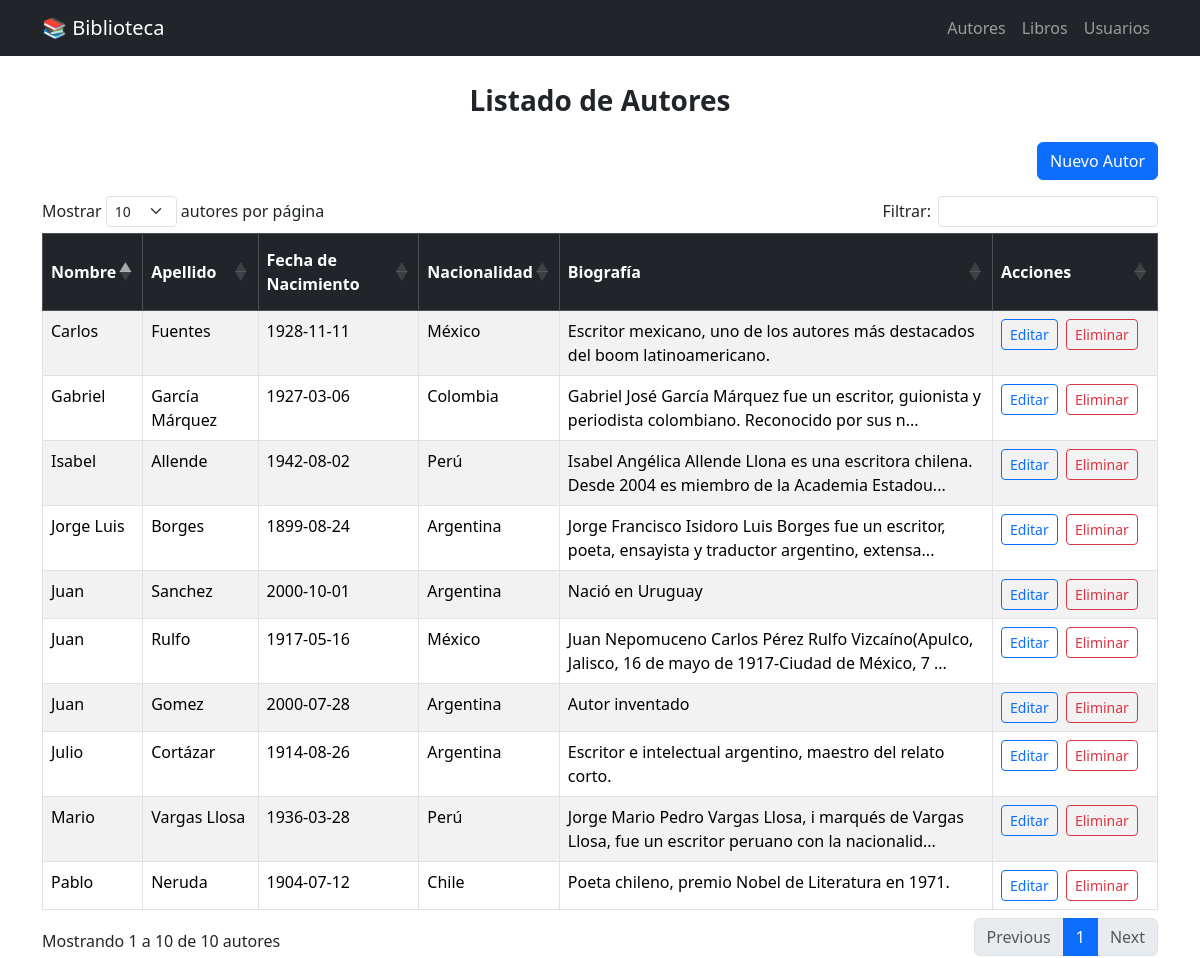
The app's page /autores with its own data.
### app/models/autores.py (models this page shows, shortened)
class Autor(Base):
    __tablename__ = 'autores'
    autor_id = Column(Integer, primary_key=True)
    nombre = Column(String)
    apellido = Column(String)
    fecha_nacimiento = Column(Date, nullable=True)
    nacionalidad_id = Column(Integer, ForeignKey('nacionalidad.nacionalidad_id'))
    biografia = Column(Text, nullable=True)
    nacionalidad = relationship("Nacionalidad", back_populates="autores")

### app/models/nacionalidades.py (models this page shows, shortened)
class Nacionalidad(Base):
    __tablename__ = 'nacionalidad'
    nacionalidad_id = Column(Integer, primary_key=True)
    sdes = Column(String)
    autores = relationship("Autor", back_populates="nacionalidad")

### app/frontend/autores.py (the view)
@router.get("/autores", response_class=HTMLResponse)
async def list_autores(request: Request):
    autores = db.get_todos()
    return templates.TemplateResponse("autores/list.html", {"request": request, "autores": autores})

### templates/autores/list.html (shortened to what this page needs)
{% extends "base.html" %}
{% block content %}
<h2 class="mb-4 text-center">Listado de Autores</h2>
<div class="mb-3 text-end">
    <a href="/autores/create" class="btn btn-primary">
         Nuevo Autor
    </a>
</div>
<table id="tabla-autores" class="table table-striped table-hover table-bordered">
    <thead class="table-dark">
        <tr>
            <th>Nombre</th>
            <th>Apellido</th>
            <th>Fecha de Nacimiento</th>
            <th>Nacionalidad</th>
            <th>Biografía</th>
            <th>Acciones</th>
        </tr>
    </thead>
    <tbody>
    {% for autor in autores %}
        <tr>
            <td>{{ autor.nombre }}</td>
            <td>{{ autor.apellido }}</td>
            <td>{{ autor.fecha_nacimiento.strftime('%Y-%m-%d') if autor.fecha_nacimiento else '' }}</td>
            <td>{{ autor.nacionalidad.sdes if autor.nacionalidad else '' }}</td>
            <td>{{ autor.biografia[:100] ~ ("..." if autor.biografia and autor.biografia|length > 100 else "") if autor.biografia else "" }}</td>
            <td>
                <a href="/autores/{{ autor.autor_id }}" class="btn btn-sm btn-outline-primary me-1">
                     Editar
                </a>
                <form method="post" action="/api/autores/{{ autor.autor_id }}/eliminar" class="d-inline" onsubmit="return confirm('¿Estás seguro que querés eliminar este autor?');">
                    <button type="submit" class="btn btn-sm btn-outline-danger">
                         Eliminar
                    </button>
                </form>
            </td>
        </tr>
    {% endfor %}
    </tbody>
</table>
{% endblock %}

### templates/base.html (shortened to what this page needs)
<!DOCTYPE html>
<html lang="es">
<head>
    <link href="https://cdn.jsdelivr.net/npm/bootstrap@5.3.2/dist/css/bootstrap.min.css" rel="stylesheet">
    <link rel="stylesheet" href="https://cdn.datatables.net/1.13.6/css/dataTables.bootstrap5.min.css">
    <link href="https://cdn.jsdelivr.net/npm/bootstrap@5.3.2/dist/css/bootstrap.min.css" rel="stylesheet">
    <link rel="stylesheet" href="https://cdn.datatables.net/1.13.6/css/dataTables.bootstrap5.min.css">
</head>
<body>
     {% include "navbar.html" %}
    <div class="container mt-4">
        {% block content %}{% endblock %}
    </div>
</body>
</html>

### templates/navbar.html (shortened to what this page needs)
    <nav class="navbar navbar-expand-lg navbar-dark bg-dark fixed-top">
        <div class="container">
            <a class="navbar-brand" href="/">📚 Biblioteca</a>
            <div class="collapse navbar-collapse" id="navbarContenido">
                <ul class="navbar-nav ms-auto">
                    <li class="nav-item"><a class="nav-link" href="/autores">Autores</a></li>
                    <li class="nav-item"><a class="nav-link" href="/libros">Libros</a></li>
                    <li class="nav-item"><a class="nav-link" href="/usuarios">Usuarios</a></li>
                </ul>
            </div>
        </div>
    </nav>

### templates/base.html (style rules this page uses)
body { padding-top: 60px; }
.container { max-width: 1100px; }
h2.mb-4.text-center { font-size: 1.75rem; font-weight: 600; }
body { overflow-y: scroll; }

### templates/autores/list.html (style rules this page uses)
#tabla-autores thead tr th { height: 60px; vertical-align: middle; }
#tabla-autores thead tr th:last-child, #tabla-autores tbody tr td:last-child { width: 130px; white-space: nowrap; }

### records on screen
Autor: nombre "Gabriel", apellido "García Márquez", fecha_nacimiento "1927-03-06", nacionalidad "Colombia", biografia "Gabriel José García Márquez fue un escritor, guionista y periodista colombiano. Reconocido por sus n..."
Autor: nombre "Mario", apellido "Vargas Llosa", fecha_nacimiento "1936-03-28", nacionalidad "Perú", biografia "Jorge Mario Pedro Vargas Llosa, i marqués de Vargas Llosa, fue un escritor peruano con la nacionalid..."
Autor: nombre "Isabel", apellido "Allende", fecha_nacimiento "1942-08-02", nacionalidad "Perú", biografia "Isabel Angélica Allende Llona es una escritora chilena. Desde 2004 es miembro de la Academia Estadou..."
Autor: nombre "Jorge Luis", apellido "Borges", fecha_nacimiento "1899-08-24", nacionalidad "Argentina", biografia "Jorge Francisco Isidoro Luis Borges fue un escritor, poeta, ensayista y traductor argentino, extensa..."
Autor: nombre "Julio", apellido "Cortázar", fecha_nacimiento "1914-08-26", nacionalidad "Argentina", biografia "Escritor e intelectual argentino, maestro del relato corto."
Autor: nombre "Pablo", apellido "Neruda", fecha_nacimiento "1904-07-12", nacionalidad "Chile", biografia "Poeta chileno, premio Nobel de Literatura en 1971."
Autor: nombre "Carlos", apellido "Fuentes", fecha_nacimiento "1928-11-11", nacionalidad "México", biografia "Escritor mexicano, uno de los autores más destacados del boom latinoamericano."
Autor: nombre "Juan", apellido "Sanchez", fecha_nacimiento "2000-10-01", nacionalidad "Argentina", biografia "Nació en Uruguay"
Autor: nombre "Juan", apellido "Rulfo", fecha_nacimiento "1917-05-16", nacionalidad "México", biografia "Juan Nepomuceno Carlos Pérez Rulfo Vizcaíno(Apulco, Jalisco, 16 de mayo de 1917-Ciudad de México, 7 ..."
Autor: nombre "Juan", apellido "Gomez", fecha_nacimiento "2000-07-28", nacionalidad "Argentina", biografia "Autor inventado"
